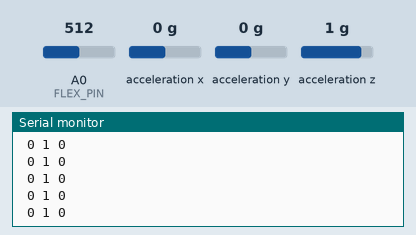
A sketch run on a simulated Arduino Uno, built with avr-gcc and run on an emulated ATmega328P. Shown: the last lines printed to the serial monitor. The test bench sets the inputs (shaded band); at power-on: acceleration x 0 g, A0 (FLEX_PIN) = 512, acceleration z 1 g, acceleration y 0 g.

Above: at 1.2 s.
1.3 s: acceleration x set to -1.4 g
At 1.56 s:
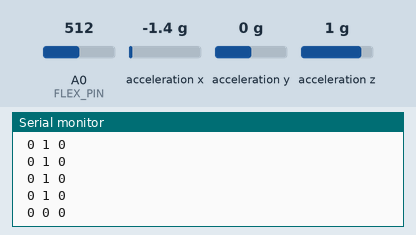
2.8 s: A0 (FLEX_PIN) set to 450
At 2.96 s:
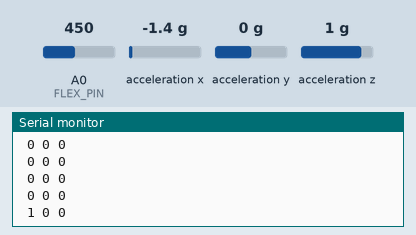
4.3 s: acceleration z set to 0 g
At 4.37 s:
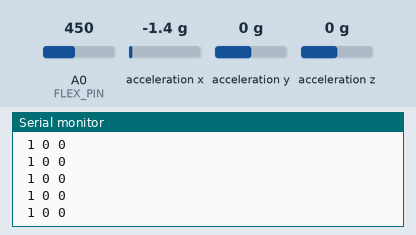
5.8 s: A0 (FLEX_PIN) set to 470
At 5.97 s:
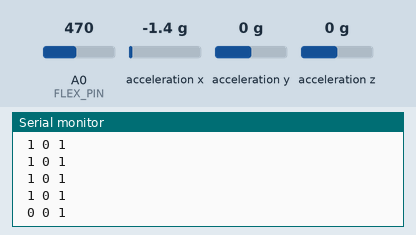
7.3 s: acceleration x set to 0 g
At 7.38 s:
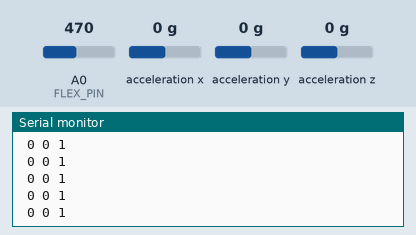

Measured:
- after the input at 1.3 s, the serial monitor: prints a new line after 0.11 s (image 1)
- after the input at 2.8 s, the serial monitor: prints a new line at once (image 2)
- after the input at 5.8 s, the serial monitor: prints a new line at once (image 4)

The sketch:

accel.ino
```cpp
#include <Wire.h>
#include <Adafruit_MMA8451.h>
#include <Adafruit_Sensor.h>

Adafruit_MMA8451 mma = Adafruit_MMA8451();

const int FLEX_PIN = A0;
const float VCC = 4.98; // Measured voltage of Ardunio 5V line
const float R_DIV = 10600; // Measured resistance of 10k resistor
const float STRAIGHT_RESISTANCE = 10000.0; // resistance when straight
const float BEND_RESISTANCE = 18000.0;


void setup(void) {
  Serial.begin(9600);
  pinMode(FLEX_PIN, INPUT);
  if (! mma.begin()) {
    Serial.println("Couldnt start");
    while (1);
  }
  Serial.println("MMA8451 found!");

  mma.setRange(MMA8451_RANGE_2_G);

  Serial.print("Range = "); Serial.print(2 << mma.getRange());
  Serial.println("G");


}

void loop() {
  mma.read();

  int flexADC = analogRead(FLEX_PIN);
  float flexV = flexADC * VCC / 1023.0;
  float flexR = R_DIV * (VCC / flexV - 1.0);
  //float angle = map(flexR, STRAIGHT_RESISTANCE, BEND_RESISTANCE,0, 90.0);


  //Serial.print(mma.x);
  //Serial.print(" ");
  //Serial.print(mma.z);
  //Serial.print(" ");
  Serial.print(" ");
  //Serial.print('\n');

  if(flexADC > 460){
    Serial.print("0");
    }
  else{
    Serial.print("1");
   }
  Serial.print(" ");

  if (mma.x > 300 || mma.x < -1000){
    Serial.print("0");
  }
  else{
    Serial.print("1");
  }
  Serial.print(" ");

  if (mma.z > 600 || mma.z < -1000){
    Serial.println("0");
  }
  else{
    Serial.println("1");
  }
  delay(200);
}
```
